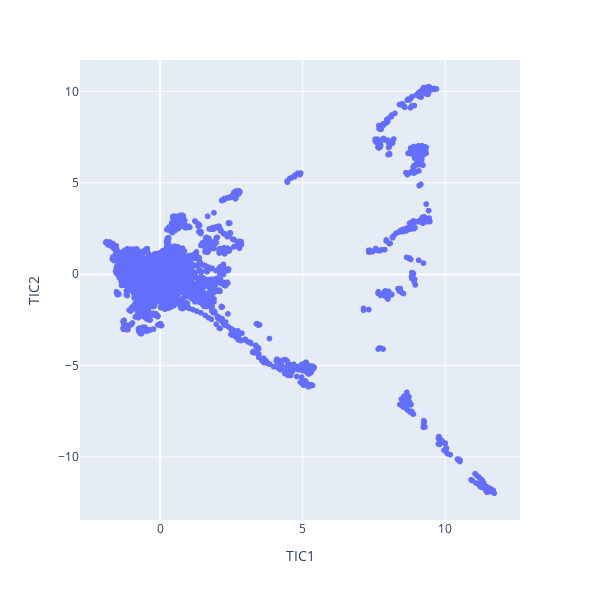

Notebook code for this chart:
### Code cell
dataset = pd.DataFrame(evecs_SRV_unbiased, columns=["TIC0", "TIC1", "TIC2"])
px.scatter(dataset, x="TIC1", y="TIC2", width=600, height=600)

### Figure 1 — Plotly figure (JSON) as saved in the notebook; plotly's stock layout.template omitted (floating-point values rounded to 4 significant figures; data arrays with more than 128 entries replaced by an {"elided": "..."} marker saying what was removed)
{"data": [{"hovertemplate": "TIC1=%{x}<br>TIC2=%{y}<extra></extra>", "legendgroup": "", "marker": {"color": "#636efa", "symbol": "circle"}, "mode": "markers", "name": "", "showlegend": false, "type": "scattergl", "x": {"elided": "10000 float values"}, "xaxis": "x", "y": {"elided": "10000 float values"}, "yaxis": "y"}], "layout": {"height": 600, "legend": {"tracegroupgap": 0}, "margin": {"t": 60}, "width": 600, "xaxis": {"anchor": "y", "domain": [0, 1], "title": {"text": "TIC1"}}, "yaxis": {"anchor": "x", "domain": [0, 1], "title": {"text": "TIC2"}}}}
